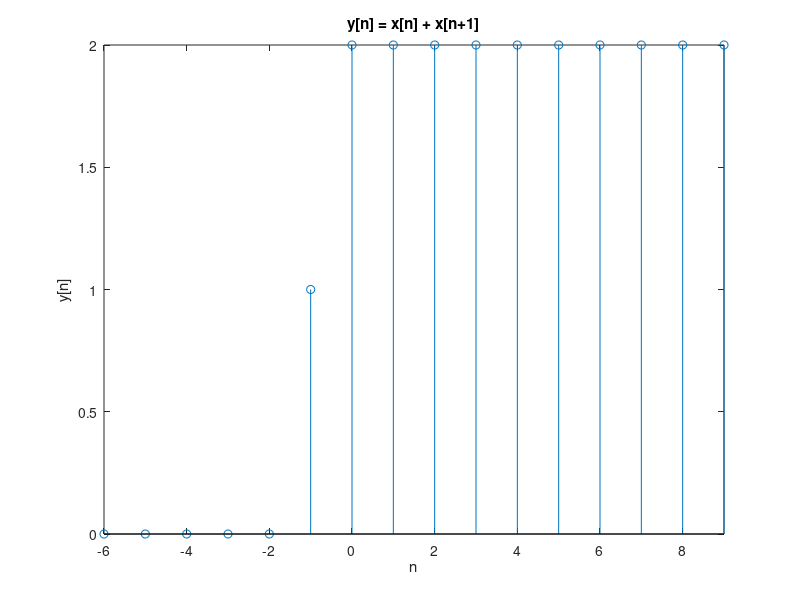

This chart was generated by the following MATLAB code:
clc;
clear;
n_in = -6:10;% 定义输入序列
n_out = -6:9;% 定义输出序列
x = zeros(1,length(n_in));
x(n_in>=0) = 1;

% 计算输出序列
y = x(1:end-1) + x(2:end);

% 绘制图形
stem(n_out,y);
xlabel('n');
ylabel('y[n]');
title('y[n] = x[n] + x[n+1]');

% 显示图形
axis([-6 9 0 2]); % 设置坐标轴范围
